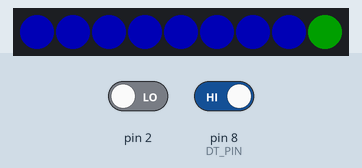
Bench run of a sketch on a simulated Arduino Uno, built with avr-gcc and run on an emulated ATmega328P. Shown: 9 RGB LEDs in strip order, left to right. The inputs (shaded band) are chosen by the test bench; at power-on: pin 2 LOW, pin 8 (DT_PIN) HIGH. Dim RGB values are drawn brighter than linear.

Above: at 1.2 s.
1.3 s: pin 2 driven HIGH
At 2.2 s:
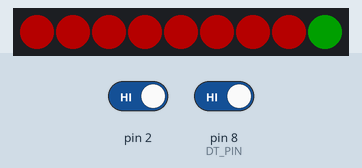
2.8 s: pin 2 driven LOW and pin 8 (DT_PIN) driven LOW
At 3.3 s:
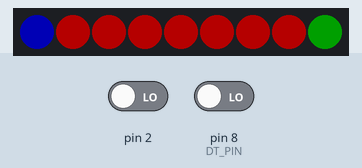
4.3 s: pin 2 driven HIGH
At 5.7 s:
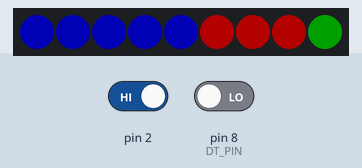
Timing chart, 0 to 7.3 s (numbered marks = the images above; inputs shaded):
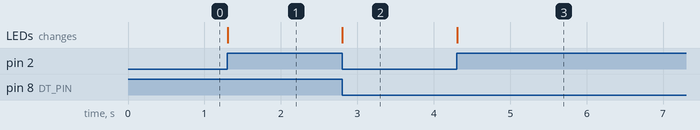

The sketch:

rotary-control.ino
```cpp
#include <FastLED.h>
#include <avr/interrupt.h>

#define LED_PIN     A5
#define NUM_LEDS    9
#define BRIGHTNESS  64
#define LED_TYPE    WS2812
#define COLOR_ORDER GRB

#define DT_PIN 8
#define CLK_PIN 1

CRGB leds[NUM_LEDS];
int value = 0;
long state = 0;
long state_at_change = 0;
bool pin_change = false;

void change_func() {
  // pulses are ~37 ms apart slow turn, ~5 ms fast turn
  pin_change = true;
}

void setup() {
  pinMode(DT_PIN, INPUT);
  pinMode(CLK_PIN, INPUT);

  // put your setup code here, to run once:
  attachInterrupt(0, change_func, CHANGE);

  FastLED.addLeds<LED_TYPE, LED_PIN, COLOR_ORDER>(leds, NUM_LEDS).setCorrection( TypicalLEDStrip );
  FastLED.setBrightness(BRIGHTNESS);
}

void updateLEDs() {
  for (int i=0; i < NUM_LEDS; i++) {
    if (i == value%9) {
      leds[i] = CRGB::Red;
    } else {
      leds[i] = CRGB::Blue;
    }
  }
  FastLED.show();
}

void revealState() {
  for (int i=0; i < NUM_LEDS-1; i++) {
    if ((state_at_change >> i) & 0x0001) {
      leds[i] = CRGB::Red;
    } else {
      leds[i] = CRGB::Blue;
    }
  }
  leds[8] = CRGB::Green;
  FastLED.show();
}

void loop() {
  state=(state<<1) | digitalRead(DT_PIN) | 0xe0;

  if (pin_change) {
    value++;
    state_at_change = state;
    /*
    // CLK pin has been zero for 12 cycles and just turned to 1
    // or 1 for 12 cycles and just turned to 0
    if ((state == 0xF0) || (state == 0xEF)) {
      value++;

      // If the pins are the same, clockwise, otherwise counter-clockwise
      if (digitalRead(DT_PIN) == digitalRead(CLK_PIN)) {
        value++;
      } else {
        value--;
      }
    }
    */

    pin_change = false;
  }
  //updateLEDs();
  revealState();
}
```

Measured:
- after the input at 1.3 s, the LEDs: change at once (image 1)
- after the input at 2.8 s, the LEDs: change at once (image 2)
- after the input at 4.3 s, the LEDs: change at once (image 3)
